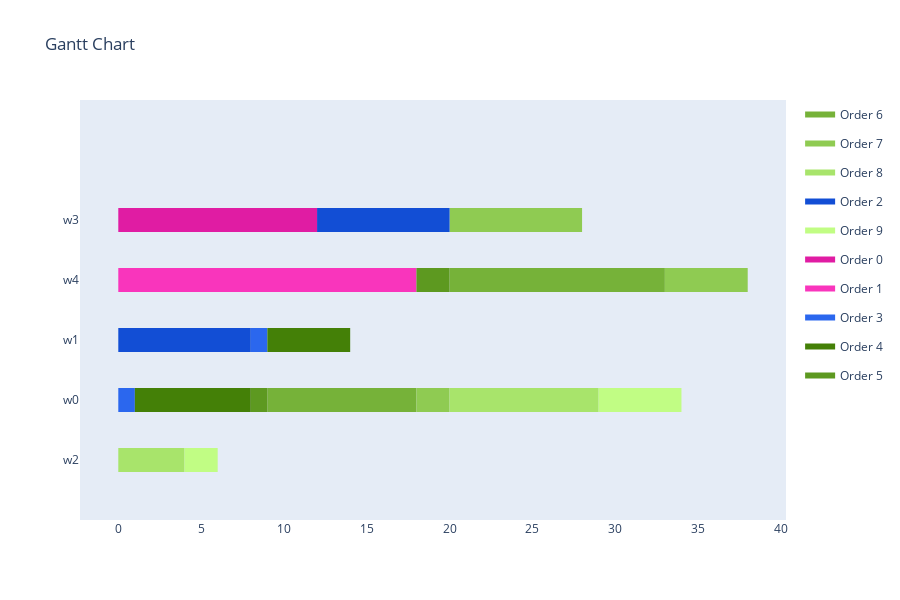

Notebook cell for this chart:
### Markdown cell above
<h4>Visualize Schedule</h4>

### Code cell
visualize_schedule_demo(schedule, env, orders)

### Figure 1 — Plotly figure (JSON) as saved in the notebook; plotly's stock layout.template omitted (floating-point values rounded to 4 significant figures)
{"data": [{"fill": "toself", "fillcolor": "rgb(118, 178, 57)", "hoverinfo": "name", "legendgroup": "rgb(118, 178, 57)", "mode": "none", "name": "Order 6", "type": "scatter", "x": [20, 24, 24, 20, 20, 24, 28, 28, 24, 24, 28, 33, 33, 28, 28, 20, 24, 24, 20, 20, 24, 28, 28, 24, 24, 28, 33, 33, 28, 28, 9, 18, 18, 9, 9, 9, 18, 18, 9], "y": [2.8, 2.8, 3.2, 3.2, null, 2.8, 2.8, 3.2, 3.2, null, 2.8, 2.8, 3.2, 3.2, null, 2.8, 2.8, 3.2, 3.2, null, 2.8, 2.8, 3.2, 3.2, null, 2.8, 2.8, 3.2, 3.2, null, 0.8, 0.8, 1.2, 1.2, null, 0.8, 0.8, 1.2, 1.2]}, {"fill": "toself", "fillcolor": "rgb(143, 203, 82)", "hoverinfo": "name", "legendgroup": "rgb(143, 203, 82)", "mode": "none", "name": "Order 7", "type": "scatter", "x": [20, 28, 28, 20, 20, 20, 28, 28, 20, 20, 33, 38, 38, 33, 33, 33, 38, 38, 33, 33, 18, 20, 20, 18, 18, 18, 20, 20, 18], "y": [3.8, 3.8, 4.2, 4.2, null, 3.8, 3.8, 4.2, 4.2, null, 2.8, 2.8, 3.2, 3.2, null, 2.8, 2.8, 3.2, 3.2, null, 0.8, 0.8, 1.2, 1.2, null, 0.8, 0.8, 1.2, 1.2]}, {"fill": "toself", "fillcolor": "rgb(168, 228, 107)", "hoverinfo": "name", "legendgroup": "rgb(168, 228, 107)", "mode": "none", "name": "Order 8", "type": "scatter", "x": [20, 25, 25, 20, 20, 25, 29, 29, 25, 25, 20, 25, 25, 20, 20, 25, 29, 29, 25, 25, 0, 4, 4, 0, 0, 0, 4, 4, 0], "y": [0.8, 0.8, 1.2, 1.2, null, 0.8, 0.8, 1.2, 1.2, null, 0.8, 0.8, 1.2, 1.2, null, 0.8, 0.8, 1.2, 1.2, null, -0.2, -0.2, 0.2, 0.2, null, -0.2, -0.2, 0.2, 0.2]}, {"fill": "toself", "fillcolor": "rgb(18, 78, 213)", "hoverinfo": "name", "legendgroup": "rgb(18, 78, 213)", "mode": "none", "name": "Order 2", "type": "scatter", "x": [12, 17, 17, 12, 12, 17, 19, 19, 17, 17, 19, 20, 20, 19, 19, 12, 17, 17, 12, 12, 17, 19, 19, 17, 17, 19, 20, 20, 19, 19, 0, 8, 8, 0, 0, 0, 8, 8, 0], "y": [3.8, 3.8, 4.2, 4.2, null, 3.8, 3.8, 4.2, 4.2, null, 3.8, 3.8, 4.2, 4.2, null, 3.8, 3.8, 4.2, 4.2, null, 3.8, 3.8, 4.2, 4.2, null, 3.8, 3.8, 4.2, 4.2, null, 1.8, 1.8, 2.2, 2.2, null, 1.8, 1.8, 2.2, 2.2]}, {"fill": "toself", "fillcolor": "rgb(193, 253, 132)", "hoverinfo": "name", "legendgroup": "rgb(193, 253, 132)", "mode": "none", "name": "Order 9", "type": "scatter", "x": [29, 34, 34, 29, 29, 29, 34, 34, 29, 29, 4, 6, 6, 4, 4, 4, 6, 6, 4], "y": [0.8, 0.8, 1.2, 1.2, null, 0.8, 0.8, 1.2, 1.2, null, -0.2, -0.2, 0.2, 0.2, null, -0.2, -0.2, 0.2, 0.2]}, {"fill": "toself", "fillcolor": "rgb(224, 28, 163)", "hoverinfo": "name", "legendgroup": "rgb(224, 28, 163)", "mode": "none", "name": "Order 0", "type": "scatter", "x": [0, 1, 1, 0, 0, 1, 8, 8, 1, 1, 8, 12, 12, 8, 8, 0, 1, 1, 0, 0, 1, 8, 8, 1, 1, 8, 12, 12, 8], "y": [3.8, 3.8, 4.2, 4.2, null, 3.8, 3.8, 4.2, 4.2, null, 3.8, 3.8, 4.2, 4.2, null, 3.8, 3.8, 4.2, 4.2, null, 3.8, 3.8, 4.2, 4.2, null, 3.8, 3.8, 4.2, 4.2]}, {"fill": "toself", "fillcolor": "rgb(249, 53, 188)", "hoverinfo": "name", "legendgroup": "rgb(249, 53, 188)", "mode": "none", "name": "Order 1", "type": "scatter", "x": [0, 8, 8, 0, 0, 8, 13, 13, 8, 8, 13, 18, 18, 13, 13, 0, 8, 8, 0, 0, 8, 13, 13, 8, 8, 13, 18, 18, 13], "y": [2.8, 2.8, 3.2, 3.2, null, 2.8, 2.8, 3.2, 3.2, null, 2.8, 2.8, 3.2, 3.2, null, 2.8, 2.8, 3.2, 3.2, null, 2.8, 2.8, 3.2, 3.2, null, 2.8, 2.8, 3.2, 3.2]}, {"fill": "toself", "fillcolor": "rgb(43, 103, 238)", "hoverinfo": "name", "legendgroup": "rgb(43, 103, 238)", "mode": "none", "name": "Order 3", "type": "scatter", "x": [8, 9, 9, 8, 8, 8, 9, 9, 8, 8, 0, 1, 1, 0, 0, 0, 1, 1, 0], "y": [1.8, 1.8, 2.2, 2.2, null, 1.8, 1.8, 2.2, 2.2, null, 0.8, 0.8, 1.2, 1.2, null, 0.8, 0.8, 1.2, 1.2]}, {"fill": "toself", "fillcolor": "rgb(68, 128, 7)", "hoverinfo": "name", "legendgroup": "rgb(68, 128, 7)", "mode": "none", "name": "Order 4", "type": "scatter", "x": [9, 14, 14, 9, 9, 9, 14, 14, 9, 9, 1, 3, 3, 1, 1, 3, 8, 8, 3, 3, 1, 3, 3, 1, 1, 3, 8, 8, 3], "y": [1.8, 1.8, 2.2, 2.2, null, 1.8, 1.8, 2.2, 2.2, null, 0.8, 0.8, 1.2, 1.2, null, 0.8, 0.8, 1.2, 1.2, null, 0.8, 0.8, 1.2, 1.2, null, 0.8, 0.8, 1.2, 1.2]}, {"fill": "toself", "fillcolor": "rgb(93, 153, 32)", "hoverinfo": "name", "legendgroup": "rgb(93, 153, 32)", "mode": "none", "name": "Order 5", "type": "scatter", "x": [18, 20, 20, 18, 18, 18, 20, 20, 18, 18, 8, 9, 9, 8, 8, 8, 9, 9, 8], "y": [2.8, 2.8, 3.2, 3.2, null, 2.8, 2.8, 3.2, 3.2, null, 0.8, 0.8, 1.2, 1.2, null, 0.8, 0.8, 1.2, 1.2]}, {"legendgroup": "rgb(118, 178, 57)", "marker": {"color": "rgb(118, 178, 57)", "opacity": 0, "size": 1}, "mode": "markers", "name": "", "showlegend": false, "text": [null, null, null, null, null, null, null, null, null, null, null, null, null, null, null, null], "type": "scatter", "x": [20, 24, 24, 28, 28, 33, 20, 24, 24, 28, 28, 33, 9, 18, 9, 18], "y": [3, 3, 3, 3, 3, 3, 3, 3, 3, 3, 3, 3, 1, 1, 1, 1]}, {"legendgroup": "rgb(143, 203, 82)", "marker": {"color": "rgb(143, 203, 82)", "opacity": 0, "size": 1}, "mode": "markers", "name": "", "showlegend": false, "text": [null, null, null, null, null, null, null, null, null, null, null, null], "type": "scatter", "x": [20, 28, 20, 28, 33, 38, 33, 38, 18, 20, 18, 20], "y": [4, 4, 4, 4, 3, 3, 3, 3, 1, 1, 1, 1]}, {"legendgroup": "rgb(168, 228, 107)", "marker": {"color": "rgb(168, 228, 107)", "opacity": 0, "size": 1}, "mode": "markers", "name": "", "showlegend": false, "text": [null, null, null, null, null, null, null, null, null, null, null, null], "type": "scatter", "x": [20, 25, 25, 29, 20, 25, 25, 29, 0, 4, 0, 4], "y": [1, 1, 1, 1, 1, 1, 1, 1, 0, 0, 0, 0]}, {"legendgroup": "rgb(18, 78, 213)", "marker": {"color": "rgb(18, 78, 213)", "opacity": 0, "size": 1}, "mode": "markers", "name": "", "showlegend": false, "text": [null, null, null, null, null, null, null, null, null, null, null, null, null, null, null, null], "type": "scatter", "x": [12, 17, 17, 19, 19, 20, 12, 17, 17, 19, 19, 20, 0, 8, 0, 8], "y": [4, 4, 4, 4, 4, 4, 4, 4, 4, 4, 4, 4, 2, 2, 2, 2]}, {"legendgroup": "rgb(193, 253, 132)", "marker": {"color": "rgb(193, 253, 132)", "opacity": 0, "size": 1}, "mode": "markers", "name": "", "showlegend": false, "text": [null, null, null, null, null, null, null, null], "type": "scatter", "x": [29, 34, 29, 34, 4, 6, 4, 6], "y": [1, 1, 1, 1, 0, 0, 0, 0]}, {"legendgroup": "rgb(224, 28, 163)", "marker": {"color": "rgb(224, 28, 163)", "opacity": 0, "size": 1}, "mode": "markers", "name": "", "showlegend": false, "text": [null, null, null, null, null, null, null, null, null, null, null, null], "type": "scatter", "x": [0, 1, 1, 8, 8, 12, 0, 1, 1, 8, 8, 12], "y": [4, 4, 4, 4, 4, 4, 4, 4, 4, 4, 4, 4]}, {"legendgroup": "rgb(249, 53, 188)", "marker": {"color": "rgb(249, 53, 188)", "opacity": 0, "size": 1}, "mode": "markers", "name": "", "showlegend": false, "text": [null, null, null, null, null, null, null, null, null, null, null, null], "type": "scatter", "x": [0, 8, 8, 13, 13, 18, 0, 8, 8, 13, 13, 18], "y": [3, 3, 3, 3, 3, 3, 3, 3, 3, 3, 3, 3]}, {"legendgroup": "rgb(43, 103, 238)", "marker": {"color": "rgb(43, 103, 238)", "opacity": 0, "size": 1}, "mode": "markers", "name": "", "showlegend": false, "text": [null, null, null, null, null, null, null, null], "type": "scatter", "x": [8, 9, 8, 9, 0, 1, 0, 1], "y": [2, 2, 2, 2, 1, 1, 1, 1]}, {"legendgroup": "rgb(68, 128, 7)", "marker": {"color": "rgb(68, 128, 7)", "opacity": 0, "size": 1}, "mode": "markers", "name": "", "showlegend": false, "text": [null, null, null, null, null, null, null, null, null, null, null, null], "type": "scatter", "x": [9, 14, 9, 14, 1, 3, 3, 8, 1, 3, 3, 8], "y": [2, 2, 2, 2, 1, 1, 1, 1, 1, 1, 1, 1]}, {"legendgroup": "rgb(93, 153, 32)", "marker": {"color": "rgb(93, 153, 32)", "opacity": 0, "size": 1}, "mode": "markers", "name": "", "showlegend": false, "text": [null, null, null, null, null, null, null, null], "type": "scatter", "x": [18, 20, 18, 20, 8, 9, 8, 9], "y": [3, 3, 3, 3, 1, 1, 1, 1]}], "layout": {"height": 600, "hovermode": "closest", "showlegend": true, "title": {"text": "Gantt Chart"}, "xaxis": {"rangeselector": {"buttons": [{"count": 7, "label": "1w", "step": "day", "stepmode": "backward"}, {"count": 1, "label": "1m", "step": "month", "stepmode": "backward"}, {"count": 6, "label": "6m", "step": "month", "stepmode": "backward"}, {"count": 1, "label": "YTD", "step": "year", "stepmode": "todate"}, {"count": 1, "label": "1y", "step": "year", "stepmode": "backward"}, {"step": "all"}]}, "showgrid": false, "type": "linear", "zeroline": false}, "yaxis": {"autorange": false, "range": [-1, 6], "showgrid": false, "ticktext": ["w2", "w0", "w1", "w4", "w3"], "tickvals": [0, 1, 2, 3, 4], "zeroline": false}}}
